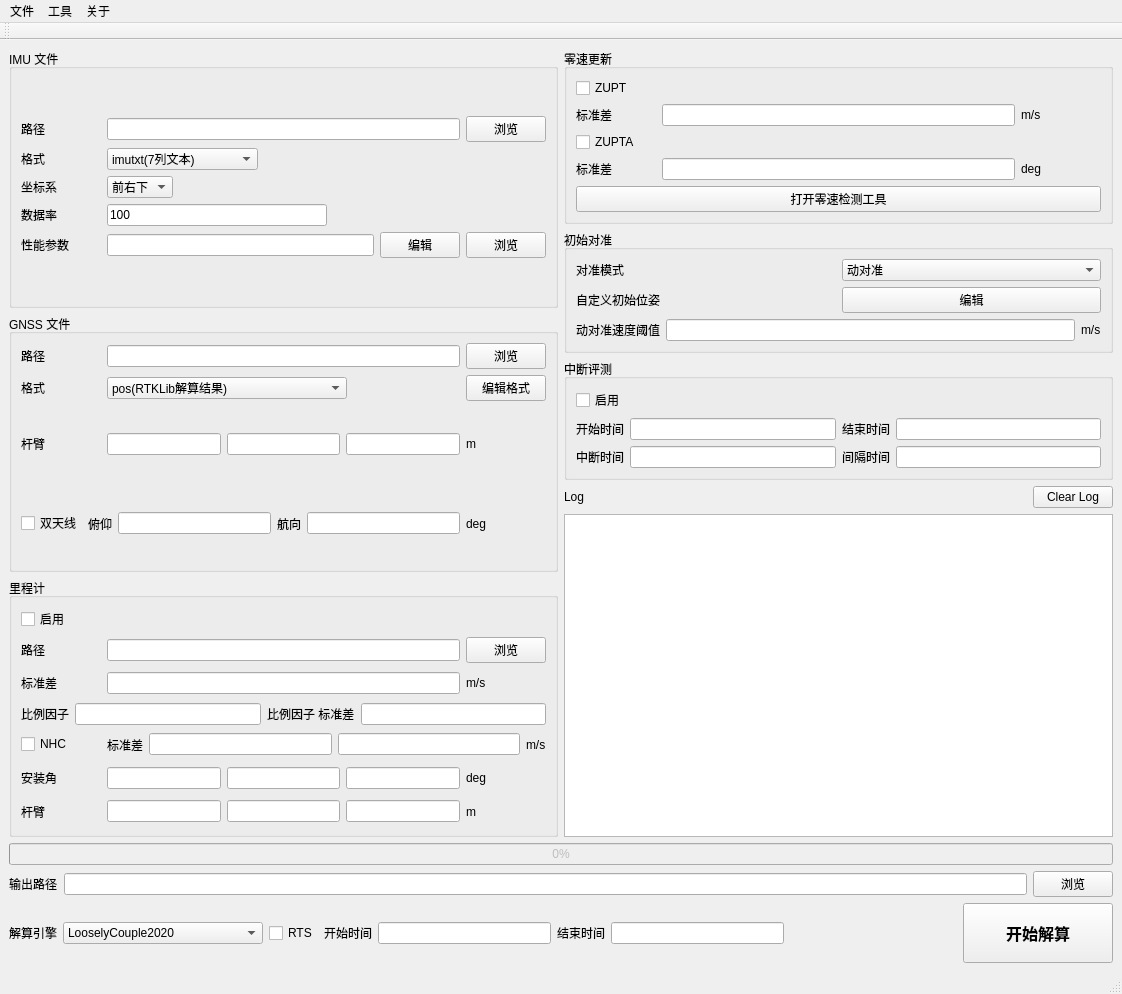
<?xml version="1.0" encoding="UTF-8"?>
<ui version="4.0">
 <class>DataFusionWindow</class>
 <widget class="QMainWindow" name="DataFusionWindow">
  <property name="geometry">
   <rect>
    <x>0</x>
    <y>0</y>
    <width>1122</width>
    <height>994</height>
   </rect>
  </property>
  <property name="windowTitle">
   <string>MainWindow</string>
  </property>
  <widget class="QWidget" name="centralwidget">
   <layout class="QGridLayout" name="gridLayout_6">
    <item row="0" column="0">
     <layout class="QVBoxLayout" name="verticalLayout_8">
      <item>
       <layout class="QHBoxLayout" name="horizontalLayout_22">
        <item>
         <layout class="QVBoxLayout" name="verticalLayout_6">
          <item>
           <widget class="QGroupBox" name="groupBox">
            <property name="title">
             <string>IMU 文件</string>
            </property>
            <layout class="QGridLayout" name="gridLayout">
             <item row="0" column="0">
              <layout class="QVBoxLayout" name="verticalLayout">
               <item>
                <layout class="QHBoxLayout" name="horizontalLayout_9">
                 <item>
                  <widget class="QLabel" name="label_1">
                   <property name="minimumSize">
                    <size>
                     <width>80</width>
                     <height>0</height>
                    </size>
                   </property>
                   <property name="text">
                    <string>路径</string>
                   </property>
                  </widget>
                 </item>
                 <item>
                  <widget class="QLineEdit" name="editImuPath"/>
                 </item>
                 <item>
                  <widget class="QPushButton" name="btnBrowseImuFile">
                   <property name="text">
                    <string>浏览</string>
                   </property>
                  </widget>
                 </item>
                </layout>
               </item>
               <item>
                <layout class="QHBoxLayout" name="horizontalLayout_8">
                 <item>
                  <widget class="QLabel" name="label_5">
                   <property name="minimumSize">
                    <size>
                     <width>80</width>
                     <height>0</height>
                    </size>
                   </property>
                   <property name="text">
                    <string>格式</string>
                   </property>
                  </widget>
                 </item>
                 <item>
                  <widget class="QComboBox" name="cbxImuFormat">
                   <item>
                    <property name="text">
                     <string>imutxt(7列文本)</string>
                    </property>
                   </item>
                   <item>
                    <property name="text">
                     <string>imd(7列二进制double)</string>
                    </property>
                   </item>
                  </widget>
                 </item>
                 <item>
                  <spacer name="horizontalSpacer_4">
                   <property name="orientation">
                    <enum>Qt::Horizontal</enum>
                   </property>
                   <property name="sizeHint" stdset="0">
                    <size>
                     <width>40</width>
                     <height>20</height>
                    </size>
                   </property>
                  </spacer>
                 </item>
                </layout>
               </item>
               <item>
                <layout class="QHBoxLayout" name="horizontalLayout_7">
                 <item>
                  <widget class="QLabel" name="label_6">
                   <property name="minimumSize">
                    <size>
                     <width>80</width>
                     <height>0</height>
                    </size>
                   </property>
                   <property name="text">
                    <string>坐标系</string>
                   </property>
                  </widget>
                 </item>
                 <item>
                  <widget class="QComboBox" name="cbxImuFrame">
                   <item>
                    <property name="text">
                     <string>前右下</string>
                    </property>
                   </item>
                   <item>
                    <property name="text">
                     <string>右前上</string>
                    </property>
                   </item>
                  </widget>
                 </item>
                 <item>
                  <spacer name="horizontalSpacer_2">
                   <property name="orientation">
                    <enum>Qt::Horizontal</enum>
                   </property>
                   <property name="sizeHint" stdset="0">
                    <size>
                     <width>40</width>
                     <height>20</height>
                    </size>
                   </property>
                  </spacer>
                 </item>
                </layout>
               </item>
               <item>
                <layout class="QHBoxLayout" name="horizontalLayout_6">
                 <item>
                  <widget class="QLabel" name="label_7">
                   <property name="minimumSize">
                    <size>
                     <width>80</width>
                     <height>0</height>
                    </size>
                   </property>
                   <property name="text">
                    <string>数据率</string>
                   </property>
                  </widget>
                 </item>
                 <item>
                  <widget class="QLineEdit" name="editImuRate">
                   <property name="text">
                    <string>100</string>
                   </property>
                  </widget>
                 </item>
                 <item>
                  <spacer name="horizontalSpacer_3">
                   <property name="orientation">
                    <enum>Qt::Horizontal</enum>
                   </property>
                   <property name="sizeHint" stdset="0">
                    <size>
                     <width>40</width>
                     <height>20</height>
                    </size>
                   </property>
                  </spacer>
                 </item>
                </layout>
               </item>
               <item>
                <layout class="QHBoxLayout" name="horizontalLayout">
                 <item>
                  <widget class="QLabel" name="label_8">
                   <property name="minimumSize">
                    <size>
                     <width>80</width>
                     <height>0</height>
                    </size>
                   </property>
                   <property name="text">
                    <string>性能参数</string>
                   </property>
                  </widget>
                 </item>
                 <item>
                  <widget class="QLineEdit" name="editImuParameterPath">
                   <property name="text">
                    <string/>
                   </property>
                  </widget>
                 </item>
                 <item>
                  <widget class="QPushButton" name="btnEditImuParameterFile">
                   <property name="text">
                    <string>编辑</string>
                   </property>
                  </widget>
                 </item>
                 <item>
                  <widget class="QPushButton" name="btnBrowseImuParameterFile">
                   <property name="text">
                    <string>浏览</string>
                   </property>
                  </widget>
                 </item>
                </layout>
               </item>
              </layout>
             </item>
            </layout>
           </widget>
          </item>
          <item>
           <widget class="QGroupBox" name="groupBox_2">
            <property name="title">
             <string>GNSS 文件</string>
            </property>
            <layout class="QGridLayout" name="gridLayout_3">
             <item row="0" column="0">
              <layout class="QVBoxLayout" name="verticalLayout_2">
               <item>
                <layout class="QHBoxLayout" name="horizontalLayout_10">
                 <item>
                  <widget class="QLabel" name="label_10">
                   <property name="minimumSize">
                    <size>
                     <width>80</width>
                     <height>0</height>
                    </size>
                   </property>
                   <property name="text">
                    <string>路径</string>
                   </property>
                  </widget>
                 </item>
                 <item>
                  <widget class="QLineEdit" name="editGnssPath"/>
                 </item>
                 <item>
                  <widget class="QPushButton" name="btnBrowseGnss">
                   <property name="text">
                    <string>浏览</string>
                   </property>
                  </widget>
                 </item>
                </layout>
               </item>
               <item>
                <layout class="QHBoxLayout" name="horizontalLayout_11">
                 <item>
                  <widget class="QLabel" name="label_11">
                   <property name="minimumSize">
                    <size>
                     <width>80</width>
                     <height>0</height>
                    </size>
                   </property>
                   <property name="text">
                    <string>格式</string>
                   </property>
                  </widget>
                 </item>
                 <item>
                  <widget class="QComboBox" name="cbxGnssFormat">
                   <property name="minimumSize">
                    <size>
                     <width>240</width>
                     <height>0</height>
                    </size>
                   </property>
                   <item>
                    <property name="text">
                     <string>pos(RTKLib解算结果)</string>
                    </property>
                   </item>
                   <item>
                    <property name="text">
                     <string>自定义文本文件</string>
                    </property>
                   </item>
                  </widget>
                 </item>
                 <item>
                  <spacer name="horizontalSpacer_5">
                   <property name="orientation">
                    <enum>Qt::Horizontal</enum>
                   </property>
                   <property name="sizeHint" stdset="0">
                    <size>
                     <width>40</width>
                     <height>20</height>
                    </size>
                   </property>
                  </spacer>
                 </item>
                 <item>
                  <widget class="QPushButton" name="btnEditGnssFormat">
                   <property name="text">
                    <string>编辑格式</string>
                   </property>
                  </widget>
                 </item>
                </layout>
               </item>
               <item>
                <layout class="QHBoxLayout" name="horizontalLayout_15">
                 <item>
                  <widget class="QLabel" name="label_23">
                   <property name="minimumSize">
                    <size>
                     <width>80</width>
                     <height>0</height>
                    </size>
                   </property>
                   <property name="text">
                    <string>杆臂</string>
                   </property>
                  </widget>
                 </item>
                 <item>
                  <widget class="QLineEdit" name="editGnssLevelArmX"/>
                 </item>
                 <item>
                  <widget class="QLineEdit" name="editGnssLevelArmY"/>
                 </item>
                 <item>
                  <widget class="QLineEdit" name="editGnssLevelArmZ"/>
                 </item>
                 <item>
                  <widget class="QLabel" name="label_24">
                   <property name="minimumSize">
                    <size>
                     <width>80</width>
                     <height>0</height>
                    </size>
                   </property>
                   <property name="text">
                    <string>m</string>
                   </property>
                  </widget>
                 </item>
                </layout>
               </item>
               <item>
                <layout class="QHBoxLayout" name="horizontalLayout_16">
                 <item>
                  <widget class="QCheckBox" name="cbxDoubleAntennaEnable">
                   <property name="text">
                    <string>双天线</string>
                   </property>
                  </widget>
                 </item>
                 <item>
                  <widget class="QLabel" name="label_25">
                   <property name="minimumSize">
                    <size>
                     <width>0</width>
                     <height>0</height>
                    </size>
                   </property>
                   <property name="text">
                    <string>俯仰</string>
                   </property>
                  </widget>
                 </item>
                 <item>
                  <widget class="QLineEdit" name="editDoubleAntennaPitch"/>
                 </item>
                 <item>
                  <widget class="QLabel" name="label_27">
                   <property name="minimumSize">
                    <size>
                     <width>0</width>
                     <height>0</height>
                    </size>
                   </property>
                   <property name="text">
                    <string>航向</string>
                   </property>
                  </widget>
                 </item>
                 <item>
                  <widget class="QLineEdit" name="editDoubleAntennaYaw"/>
                 </item>
                 <item>
                  <widget class="QLabel" name="label_26">
                   <property name="minimumSize">
                    <size>
                     <width>80</width>
                     <height>0</height>
                    </size>
                   </property>
                   <property name="text">
                    <string>deg</string>
                   </property>
                  </widget>
                 </item>
                </layout>
               </item>
              </layout>
             </item>
            </layout>
           </widget>
          </item>
          <item>
           <widget class="QGroupBox" name="groupBox_3">
            <property name="title">
             <string>里程计</string>
            </property>
            <layout class="QGridLayout" name="gridLayout_2">
             <item row="0" column="0">
              <layout class="QVBoxLayout" name="verticalLayout_3">
               <item>
                <widget class="QCheckBox" name="cbxOdometerEnable">
                 <property name="text">
                  <string>启用</string>
                 </property>
                </widget>
               </item>
               <item>
                <layout class="QHBoxLayout" name="horizontalLayout_12">
                 <item>
                  <widget class="QLabel" name="label_12">
                   <property name="minimumSize">
                    <size>
                     <width>80</width>
                     <height>0</height>
                    </size>
                   </property>
                   <property name="text">
                    <string>路径</string>
                   </property>
                  </widget>
                 </item>
                 <item>
                  <widget class="QLineEdit" name="editOdometerPath"/>
                 </item>
                 <item>
                  <widget class="QPushButton" name="btnBrowseOdometerPath">
                   <property name="text">
                    <string>浏览</string>
                   </property>
                  </widget>
                 </item>
                </layout>
               </item>
               <item>
                <layout class="QHBoxLayout" name="horizontalLayout_13">
                 <item>
                  <widget class="QLabel" name="label_13">
                   <property name="minimumSize">
                    <size>
                     <width>80</width>
                     <height>0</height>
                    </size>
                   </property>
                   <property name="text">
                    <string>标准差</string>
                   </property>
                  </widget>
                 </item>
                 <item>
                  <widget class="QLineEdit" name="editOdometerStd"/>
                 </item>
                 <item>
                  <widget class="QLabel" name="label_14">
                   <property name="minimumSize">
                    <size>
                     <width>80</width>
                     <height>0</height>
                    </size>
                   </property>
                   <property name="text">
                    <string>m/s</string>
                   </property>
                  </widget>
                 </item>
                </layout>
               </item>
               <item>
                <layout class="QHBoxLayout" name="horizontalLayout_21">
                 <item>
                  <widget class="QLabel" name="label_32">
                   <property name="text">
                    <string>比例因子</string>
                   </property>
                  </widget>
                 </item>
                 <item>
                  <widget class="QLineEdit" name="editOdometerScaleFactor"/>
                 </item>
                 <item>
                  <widget class="QLabel" name="label_33">
                   <property name="text">
                    <string>比例因子 标准差</string>
                   </property>
                  </widget>
                 </item>
                 <item>
                  <widget class="QLineEdit" name="editOdometerScaleFactorStd"/>
                 </item>
                </layout>
               </item>
               <item>
                <layout class="QHBoxLayout" name="horizontalLayout_2">
                 <item>
                  <widget class="QCheckBox" name="cbxNhcEnable">
                   <property name="minimumSize">
                    <size>
                     <width>80</width>
                     <height>0</height>
                    </size>
                   </property>
                   <property name="text">
                    <string>NHC</string>
                   </property>
                  </widget>
                 </item>
                 <item>
                  <widget class="QLabel" name="label_17">
                   <property name="minimumSize">
                    <size>
                     <width>0</width>
                     <height>0</height>
                    </size>
                   </property>
                   <property name="text">
                    <string>标准差</string>
                   </property>
                  </widget>
                 </item>
                 <item>
                  <widget class="QLineEdit" name="editNhcStd1">
                   <property name="minimumSize">
                    <size>
                     <width>50</width>
                     <height>0</height>
                    </size>
                   </property>
                  </widget>
                 </item>
                 <item>
                  <widget class="QLineEdit" name="editNhcStd2">
                   <property name="minimumSize">
                    <size>
                     <width>50</width>
                     <height>0</height>
                    </size>
                   </property>
                  </widget>
                 </item>
                 <item>
                  <widget class="QLabel" name="label_18">
                   <property name="minimumSize">
                    <size>
                     <width>0</width>
                     <height>0</height>
                    </size>
                   </property>
                   <property name="text">
                    <string>m/s</string>
                   </property>
                  </widget>
                 </item>
                </layout>
               </item>
               <item>
                <layout class="QHBoxLayout" name="horizontalLayout_5">
                 <item>
                  <widget class="QLabel" name="label_15">
                   <property name="minimumSize">
                    <size>
                     <width>80</width>
                     <height>0</height>
                    </size>
                   </property>
                   <property name="text">
                    <string>安装角</string>
                   </property>
                  </widget>
                 </item>
                 <item>
                  <widget class="QLineEdit" name="editAngleBvX"/>
                 </item>
                 <item>
                  <widget class="QLineEdit" name="editAngleBvY"/>
                 </item>
                 <item>
                  <widget class="QLineEdit" name="editAngleBvZ"/>
                 </item>
                 <item>
                  <widget class="QLabel" name="label_16">
                   <property name="minimumSize">
                    <size>
                     <width>80</width>
                     <height>0</height>
                    </size>
                   </property>
                   <property name="text">
                    <string>deg</string>
                   </property>
                  </widget>
                 </item>
                </layout>
               </item>
               <item>
                <layout class="QHBoxLayout" name="horizontalLayout_25">
                 <item>
                  <widget class="QLabel" name="label_39">
                   <property name="minimumSize">
                    <size>
                     <width>80</width>
                     <height>0</height>
                    </size>
                   </property>
                   <property name="text">
                    <string>杆臂</string>
                   </property>
                  </widget>
                 </item>
                 <item>
                  <widget class="QLineEdit" name="editOdometerLevelArmX"/>
                 </item>
                 <item>
                  <widget class="QLineEdit" name="editOdometerLevelArmY"/>
                 </item>
                 <item>
                  <widget class="QLineEdit" name="editOdometerLevelArmZ"/>
                 </item>
                 <item>
                  <widget class="QLabel" name="label_40">
                   <property name="minimumSize">
                    <size>
                     <width>80</width>
                     <height>0</height>
                    </size>
                   </property>
                   <property name="text">
                    <string>m</string>
                   </property>
                  </widget>
                 </item>
                </layout>
               </item>
              </layout>
             </item>
            </layout>
           </widget>
          </item>
         </layout>
        </item>
        <item>
         <layout class="QVBoxLayout" name="verticalLayout_11">
          <item>
           <widget class="QGroupBox" name="groupBox_4">
            <property name="title">
             <string>零速更新</string>
            </property>
            <layout class="QGridLayout" name="gridLayout_4">
             <item row="0" column="0">
              <layout class="QVBoxLayout" name="verticalLayout_4">
               <item>
                <widget class="QCheckBox" name="cbxZuptEnable">
                 <property name="text">
                  <string>ZUPT</string>
                 </property>
                </widget>
               </item>
               <item>
                <layout class="QHBoxLayout" name="horizontalLayout_14">
                 <item>
                  <widget class="QLabel" name="label_19">
                   <property name="minimumSize">
                    <size>
                     <width>80</width>
                     <height>0</height>
                    </size>
                   </property>
                   <property name="text">
                    <string>标准差</string>
                   </property>
                  </widget>
                 </item>
                 <item>
                  <widget class="QLineEdit" name="editZuptStd"/>
                 </item>
                 <item>
                  <widget class="QLabel" name="label_20">
                   <property name="minimumSize">
                    <size>
                     <width>80</width>
                     <height>0</height>
                    </size>
                   </property>
                   <property name="text">
                    <string>m/s</string>
                   </property>
                  </widget>
                 </item>
                </layout>
               </item>
               <item>
                <widget class="QCheckBox" name="cbxZuptaEnable">
                 <property name="text">
                  <string>ZUPTA</string>
                 </property>
                </widget>
               </item>
               <item>
                <layout class="QHBoxLayout" name="horizontalLayout_3">
                 <item>
                  <widget class="QLabel" name="label_21">
                   <property name="minimumSize">
                    <size>
                     <width>80</width>
                     <height>0</height>
                    </size>
                   </property>
                   <property name="text">
                    <string>标准差</string>
                   </property>
                  </widget>
                 </item>
                 <item>
                  <widget class="QLineEdit" name="editZuptaStd"/>
                 </item>
                 <item>
                  <widget class="QLabel" name="label_22">
                   <property name="minimumSize">
                    <size>
                     <width>80</width>
                     <height>0</height>
                    </size>
                   </property>
                   <property name="text">
                    <string>deg</string>
                   </property>
                  </widget>
                 </item>
                </layout>
               </item>
               <item>
                <widget class="QPushButton" name="btnOpenZuptDetector">
                 <property name="text">
                  <string>打开零速检测工具</string>
                 </property>
                </widget>
               </item>
              </layout>
             </item>
            </layout>
           </widget>
          </item>
          <item>
           <widget class="QGroupBox" name="groupBox_5">
            <property name="title">
             <string>初始对准</string>
            </property>
            <layout class="QGridLayout" name="gridLayout_5">
             <item row="0" column="0">
              <layout class="QVBoxLayout" name="verticalLayout_5">
               <item>
                <layout class="QHBoxLayout" name="horizontalLayout_17">
                 <item>
                  <widget class="QLabel" name="label_28">
                   <property name="minimumSize">
                    <size>
                     <width>80</width>
                     <height>0</height>
                    </size>
                   </property>
                   <property name="text">
                    <string>对准模式</string>
                   </property>
                  </widget>
                 </item>
                 <item>
                  <widget class="QComboBox" name="cbxAlignMode">
                   <item>
                    <property name="text">
                     <string>动对准</string>
                    </property>
                   </item>
                   <item>
                    <property name="text">
                     <string>静对准</string>
                    </property>
                   </item>
                   <item>
                    <property name="text">
                     <string>自定义</string>
                    </property>
                   </item>
                  </widget>
                 </item>
                </layout>
               </item>
               <item>
                <layout class="QHBoxLayout" name="horizontalLayout_19">
                 <item>
                  <widget class="QLabel" name="label_29">
                   <property name="minimumSize">
                    <size>
                     <width>80</width>
                     <height>0</height>
                    </size>
                   </property>
                   <property name="text">
                    <string>自定义初始位姿</string>
                   </property>
                  </widget>
                 </item>
                 <item>
                  <widget class="QPushButton" name="btnEditInitialState">
                   <property name="text">
                    <string>编辑</string>
                   </property>
                  </widget>
                 </item>
                </layout>
               </item>
               <item>
                <layout class="QHBoxLayout" name="horizontalLayout_20">
                 <item>
                  <widget class="QLabel" name="label_30">
                   <property name="minimumSize">
                    <size>
                     <width>80</width>
                     <height>0</height>
                    </size>
                   </property>
                   <property name="text">
                    <string>动对准速度阈值</string>
                   </property>
                  </widget>
                 </item>
                 <item>
                  <widget class="QLineEdit" name="editVelThresholdInMoving"/>
                 </item>
                 <item>
                  <widget class="QLabel" name="label_31">
                   <property name="minimumSize">
                    <size>
                     <width>0</width>
                     <height>0</height>
                    </size>
                   </property>
                   <property name="text">
                    <string>m/s</string>
                   </property>
                  </widget>
                 </item>
                </layout>
               </item>
              </layout>
             </item>
            </layout>
           </widget>
          </item>
          <item>
           <widget class="QGroupBox" name="groupBox_6">
            <property name="title">
             <string>中断评测</string>
            </property>
            <layout class="QGridLayout" name="gridLayout_8">
             <item row="0" column="0">
              <layout class="QVBoxLayout" name="verticalLayout_9">
               <item>
                <widget class="QCheckBox" name="cbxOutageEnable">
                 <property name="text">
                  <string>启用</string>
                 </property>
                </widget>
               </item>
               <item>
                <layout class="QHBoxLayout" name="horizontalLayout_27">
                 <item>
                  <widget class="QLabel" name="label_3">
                   <property name="text">
                    <string>开始时间</string>
                   </property>
                  </widget>
                 </item>
                 <item>
                  <widget class="QLineEdit" name="editOutageStartTime"/>
                 </item>
                 <item>
                  <widget class="QLabel" name="label_4">
                   <property name="text">
                    <string>结束时间</string>
                   </property>
                  </widget>
                 </item>
                 <item>
                  <widget class="QLineEdit" name="editOutageStopTime"/>
                 </item>
                </layout>
               </item>
               <item>
                <layout class="QHBoxLayout" name="horizontalLayout_28">
                 <item>
                  <widget class="QLabel" name="label_9">
                   <property name="text">
                    <string>中断时间</string>
                   </property>
                  </widget>
                 </item>
                 <item>
                  <widget class="QLineEdit" name="editOutageTime"/>
                 </item>
                 <item>
                  <widget class="QLabel" name="label_42">
                   <property name="text">
                    <string>间隔时间</string>
                   </property>
                  </widget>
                 </item>
                 <item>
                  <widget class="QLineEdit" name="editStepTime"/>
                 </item>
                </layout>
               </item>
              </layout>
             </item>
            </layout>
           </widget>
          </item>
          <item>
           <layout class="QVBoxLayout" name="verticalLayout_10">
            <item>
             <layout class="QHBoxLayout" name="horizontalLayout_4">
              <item>
               <widget class="QLabel" name="label">
                <property name="text">
                 <string>Log</string>
                </property>
               </widget>
              </item>
              <item>
               <spacer name="horizontalSpacer">
                <property name="orientation">
                 <enum>Qt::Horizontal</enum>
                </property>
                <property name="sizeHint" stdset="0">
                 <size>
                  <width>40</width>
                  <height>20</height>
                 </size>
                </property>
               </spacer>
              </item>
              <item>
               <widget class="QPushButton" name="btnClearLog">
                <property name="text">
                 <string>Clear Log</string>
                </property>
               </widget>
              </item>
             </layout>
            </item>
            <item>
             <widget class="QListWidget" name="listLog"/>
            </item>
           </layout>
          </item>
         </layout>
        </item>
       </layout>
      </item>
      <item>
       <layout class="QVBoxLayout" name="verticalLayout_7">
        <item>
         <widget class="QProgressBar" name="progressBar">
          <property name="enabled">
           <bool>false</bool>
          </property>
          <property name="value">
           <number>0</number>
          </property>
         </widget>
        </item>
        <item>
         <layout class="QHBoxLayout" name="horizontalLayout_23">
          <item>
           <widget class="QLabel" name="label_36">
            <property name="text">
             <string>输出路径</string>
            </property>
           </widget>
          </item>
          <item>
           <widget class="QLineEdit" name="editOutputPath"/>
          </item>
          <item>
           <widget class="QPushButton" name="btnBrowseOutputPath">
            <property name="text">
             <string>浏览</string>
            </property>
           </widget>
          </item>
         </layout>
        </item>
        <item>
         <layout class="QHBoxLayout" name="horizontalLayout_18">
          <item>
           <widget class="QLabel" name="label_2">
            <property name="text">
             <string>解算引擎</string>
            </property>
           </widget>
          </item>
          <item>
           <widget class="QComboBox" name="cbxEngine">
            <property name="minimumSize">
             <size>
              <width>200</width>
              <height>0</height>
             </size>
            </property>
            <item>
             <property name="text">
              <string>LooselyCouple2020</string>
             </property>
            </item>
            <item>
             <property name="text">
              <string>C++(Yan,PSINS)</string>
             </property>
            </item>
           </widget>
          </item>
          <item>
           <widget class="QCheckBox" name="cbxRtsEnable">
            <property name="text">
             <string>RTS</string>
            </property>
           </widget>
          </item>
          <item>
           <widget class="QLabel" name="label_34">
            <property name="text">
             <string>开始时间</string>
            </property>
           </widget>
          </item>
          <item>
           <widget class="QLineEdit" name="editStartTime"/>
          </item>
          <item>
           <widget class="QLabel" name="label_35">
            <property name="text">
             <string>结束时间</string>
            </property>
           </widget>
          </item>
          <item>
           <widget class="QLineEdit" name="editStopTime"/>
          </item>
          <item>
           <spacer name="horizontalSpacer_6">
            <property name="orientation">
             <enum>Qt::Horizontal</enum>
            </property>
            <property name="sizeHint" stdset="0">
             <size>
              <width>40</width>
              <height>20</height>
             </size>
            </property>
           </spacer>
          </item>
          <item>
           <widget class="QPushButton" name="btnStart">
            <property name="minimumSize">
             <size>
              <width>150</width>
              <height>60</height>
             </size>
            </property>
            <property name="font">
             <font>
              <pointsize>12</pointsize>
              <weight>75</weight>
              <bold>true</bold>
             </font>
            </property>
            <property name="text">
             <string>开始解算</string>
            </property>
           </widget>
          </item>
         </layout>
        </item>
       </layout>
      </item>
     </layout>
    </item>
   </layout>
  </widget>
  <widget class="QMenuBar" name="menubar">
   <property name="geometry">
    <rect>
     <x>0</x>
     <y>0</y>
     <width>1122</width>
     <height>23</height>
    </rect>
   </property>
   <widget class="QMenu" name="menu">
    <property name="title">
     <string>文件</string>
    </property>
    <addaction name="actOpenConfigFile"/>
    <addaction name="actSaveConfigFile"/>
    <addaction name="actExit"/>
   </widget>
   <widget class="QMenu" name="menu_2">
    <property name="title">
     <string>工具</string>
    </property>
    <addaction name="actInstallAgnleEstimation"/>
    <addaction name="actDataConvertor"/>
    <addaction name="actErrorAnalyser"/>
   </widget>
   <widget class="QMenu" name="menu_3">
    <property name="title">
     <string>关于</string>
    </property>
    <addaction name="actAboutThis"/>
    <addaction name="separator"/>
    <addaction name="actAboutQt"/>
   </widget>
   <addaction name="menu"/>
   <addaction name="menu_2"/>
   <addaction name="menu_3"/>
  </widget>
  <widget class="QStatusBar" name="statusbar"/>
  <widget class="QToolBar" name="toolBar">
   <property name="windowTitle">
    <string>toolBar</string>
   </property>
   <attribute name="toolBarArea">
    <enum>TopToolBarArea</enum>
   </attribute>
   <attribute name="toolBarBreak">
    <bool>false</bool>
   </attribute>
  </widget>
  <action name="actOpenConfigFile">
   <property name="text">
    <string>打开</string>
   </property>
  </action>
  <action name="actSaveConfigFile">
   <property name="text">
    <string>保存</string>
   </property>
  </action>
  <action name="actExit">
   <property name="text">
    <string>退出</string>
   </property>
  </action>
  <action name="actInstallAgnleEstimation">
   <property name="text">
    <string>安装角估计</string>
   </property>
  </action>
  <action name="actDataConvertor">
   <property name="text">
    <string>数据转换工具</string>
   </property>
  </action>
  <action name="actErrorAnalyser">
   <property name="text">
    <string>误差分析工具</string>
   </property>
  </action>
  <action name="actAboutThis">
   <property name="text">
    <string>关于DataFusion</string>
   </property>
  </action>
  <action name="actAboutQt">
   <property name="text">
    <string>关于Qt</string>
   </property>
  </action>
 </widget>
 <resources/>
 <connections/>
</ui>
